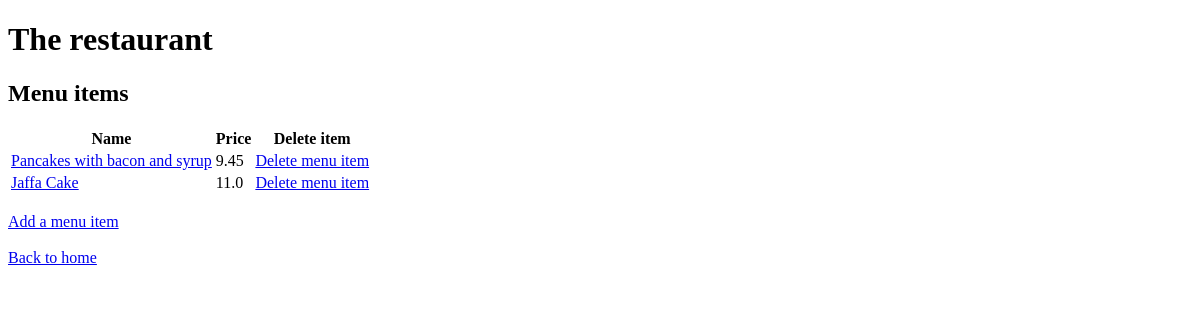
Before: /menu_items/ with the older database file.
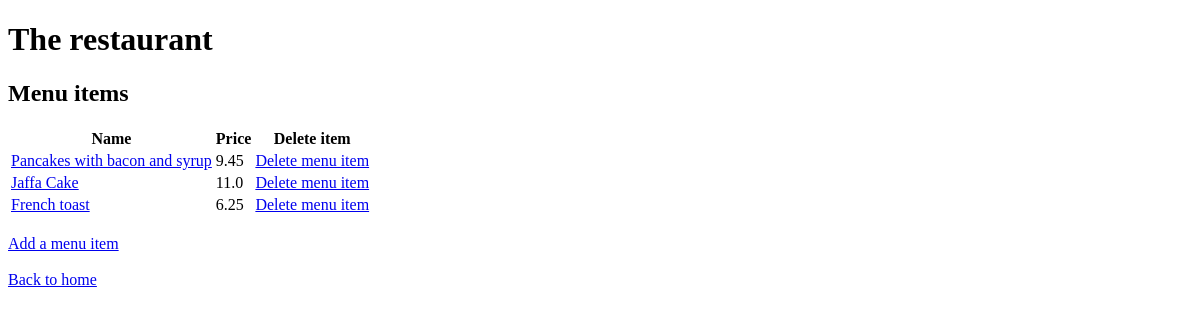
After: the same page with the newer database file.
### inventory/models.py (models this page shows, shortened)
class MenuItem(models.Model):
    title = models.CharField(unique=True,max_length=30)
    price = models.FloatField(default=0)

### inventory/views.py (the view)
# urls.py: path("menu_items/", views.MenuView.as_view(), name='menuitems'),
class MenuView(TemplateView):
    template_name = "menu_items.html"
    def get_context_data(self, **kwargs):
        context = super().get_context_data(**kwargs)
        context["menuitems"] = MenuItem.objects.all()
        return context

### inventory/templates/menu_items.html (shortened to what this page needs)
{% extends 'base.html' %} {% load static %} {% block title %}The restaurant{% endblock %}
{% block content %}
{% load mathfilters %}
<div>
    <h2>Menu items</h2>
    <table>
      <thead>
        <tr>
          <th>Name</th>
          <th>Price</th>
          <th>Delete item</th>
        </tr>
      </thead>
      <tbody>
        {% for menu in menuitems %}
        <tr>
          <td><a href="{% url "updatemenu" menu.id %}">{{ menu.title }}</a></td>
          <td>{{ menu.price }}</td>
          <td><a href="{% url "deletemenu" menu.id %}">Delete menu item</a></td>
        {% endfor %}
      </tbody>
    </table>
  <br>
  <a href="{% url 'addmenu'%}">Add a menu item</a>  </div>
  <br>
<a href="{% url 'home'%}">Back to home</a>
{% endblock %}

Changed rows visible on the page:
added MenuItem: title "French toast", price "6.25"
